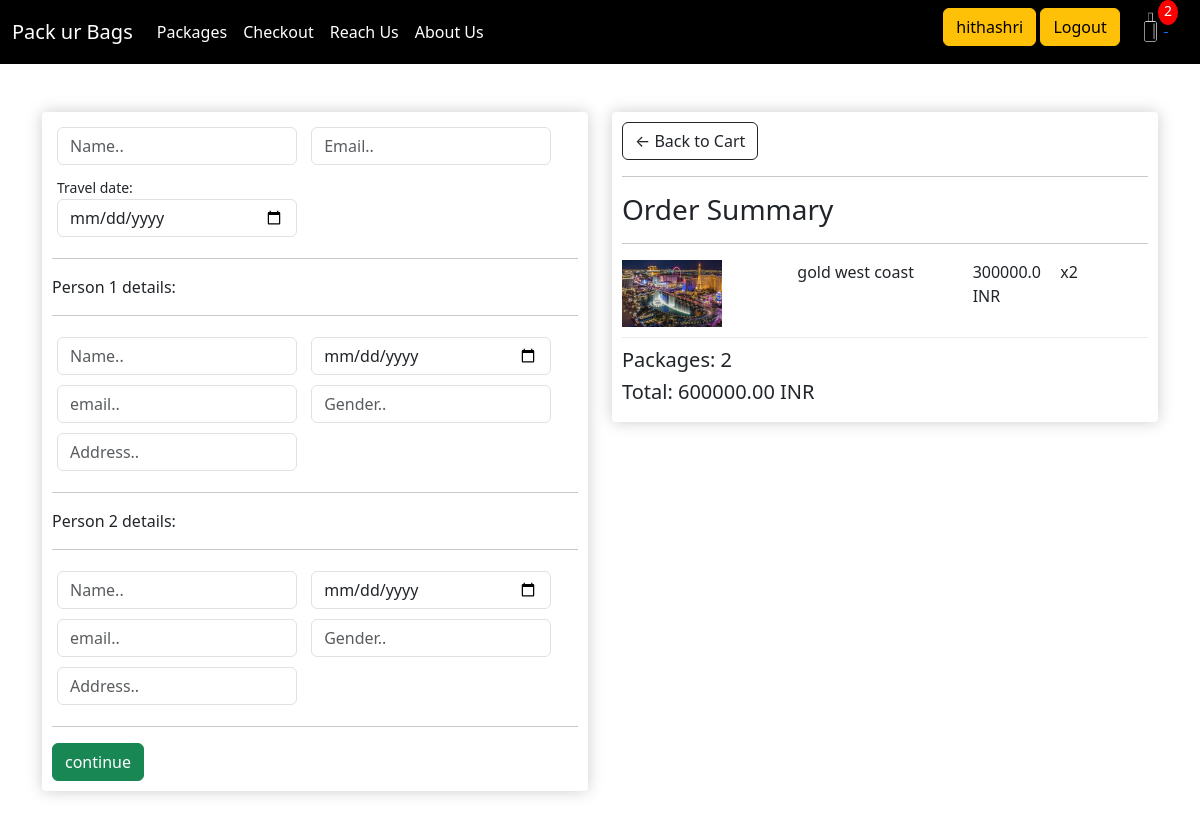
Screenshot of /checkout/ (signed in) with the database file from the repository.
### store/models.py (models this page shows, shortened)
class OrderItem(models.Model):
    package=models.ForeignKey(Package, on_delete=models.SET_NULL, blank=True, null=True)
    oder=models.ForeignKey(Order, on_delete=models.SET_NULL, blank=True, null=True)
    quantity = models.IntegerField(default=0, null=True, blank=True)
    date_added = models.DateTimeField(auto_now_add=True)
    @property
    def get_total(self):
        total = self.package.price * self.quantity
        return total

class Package(models.Model):
    name = models.CharField(max_length=300, null=True)
    price = models.FloatField()
    no_of_days = models.IntegerField()
    places_included = models.CharField(max_length=300 , null=True)
    image = models.ImageField(null= True, blank=True)
    name = models.CharField(max_length=300, null=True)
    info = models.TextField(null=True)
    @property
    def imageURL(self):
        try:
            url = self.image.url
        except:
            url = ''
        return url

class Order(models.Model):
    customer = models.ForeignKey(Customer, on_delete=models.SET_NULL, blank=True, null= True)
    date_ordered = models.DateTimeField(auto_now_add=True)
    complete=models.BooleanField(default=False, null=True, blank=False)
    transaction_id = models.CharField(max_length=300, null=True)
    @property
    def get_cart_total(self):
        orderitems = self.orderitem_set.all()
        total = sum([item.get_total for item in orderitems])
        return total
    @property
    def get_cart_items(self):
        orderitems = self.orderitem_set.all()
        total = sum([item.quantity for item in orderitems])
        return total

### store/views.py (the view)
# urls.py: path('checkout/', views.checkout, name='checkout'),
def checkout(request):
    if request.user.is_authenticated:
        customer = request.user.customer
        order , created = Order.objects.get_or_create(customer=customer, complete=False)
        items = order.orderitem_set.all()
        cartItems = order.get_cart_items
        datas=[]
        for i in range(1,cartItems+1):
            datas.append(i)
    else:
        items = []
        datas=[]
        order = {'get_cart_total':0, 'get_cart_items':0 }
        cartItems = order['get_cart_items']
    context = {'items':items , 'order':order,'cartItems':cartItems,'datas':datas}
    return render(request, 'store/checkout.html', context)

### store/templates/store/checkout.html (shortened to what this page needs)
{% extends 'store/main.html' %}
{% load static %}
{% block content %}
<div class="row">
    <div class="col-lg-6">
        <div class="box-element" id="form-wrapper">
            <form id="form">
                <div id="user-info">
                    <div class="form-field">
                        <input required class="form-control" type="text" name="name" placeholder="Name..">
                    </div>
                    <div class="form-field">
                        <input required class="form-control" type="email" name="email" placeholder="Email..">
                    </div>
                    <div class="form-field">
                        <small>Travel date:</small>
                        <input required class="form-control" type="date" name="travel-date" placeholder="Travel date.." id="date-picker">
                    </div>
                </div>
                {% for data in datas %}
                <div id="shipping-info">
                    <hr>
					<p>Person {{data}} details:</p>
					<hr>
					<div class="form-field">
						<input class="form-control" type="text" name="name" placeholder="Name..">
					</div>
                    <div class="form-field">
						<input class="form-control" type="date" name="dob" placeholder="date of birth..">
					</div>
					<div class="form-field">
						<input class="form-control" type="email" name="email" placeholder="email..">
					</div>
                    <div class="form-field">
                        <input class="form-control" type="text" name="gender" placeholder="Gender..">
                    </div>
					<div class="form-field">
                        <input class="form-control" type="text" name="address" placeholder="Address..">
					</div>
                </div>
                {% endfor %}
                <hr>
                <input id="form-button" class="btn btn-success btn-block" type="submit" value="continue">
            </form>
        </div>
        <br>
    </div>
    <div class="col-lg-6">
        <div class="box-element">
            <a class="btn btn-outline-dark" href="{% url 'cart' %}">&#x2190; Back to Cart</a>
            <hr>
            <h3>Order Summary</h3>
            <hr>
            {% for item in items %}
            <div class="cart-row">
                <div style="flex:2"><img class="row-image" src="{{item.package.imageURL}}"></div>
                <div style="flex:2"><p>{{item.package.name}}</p></div>
                <div style="flex:1"><p>{{item.package.price}} INR</p></div>
                <div style="flex:1"><p>x{{item.quantity}}</p></div>
            </div>
            {% endfor %}
            <h5>Packages: {{cartItems}}</h5>
            <h5>Total: {{order.get_cart_total|floatformat:2}} INR</h5>
        </div>
    </div>
</div>
{% endblock content %}

### store/templates/store/main.html (shortened to what this page needs)
{% load static%}
<!DOCTYPE html>
<html lang="en">
<head>
    <link rel="stylesheet" type="text/css" href="{% static 'css/main.css' %}">
    <link href="https://cdn.jsdelivr.net/npm/bootstrap@5.3.0-alpha1/dist/css/bootstrap.min.css" rel="stylesheet">
  </head>
<body>
    <nav class="navbar navbar-expand-lg navbar-dark bg-black mb-5">
        <div class="container-fluid">
          <a class="navbar-brand" href="{% url 'home' %}">Pack ur Bags</a>
          <div class="collapse navbar-collapse" id="navbarSupportedContent">
            <ul class="navbar-nav me-auto mb-2 mb-lg-0">
              <li class="nav-item">
                <a class="nav-link active" aria-current="page" href="{% url 'store' %}">Packages</a>
              </li>
            </ul>
            <div class="collapse navbar-collapse" id="navbarSupportedContent">
              <ul class="navbar-nav me-auto mb-2 mb-lg-0">
                <li class="nav-item">
                  <a class="nav-link active" aria-current="page" href="{% url 'checkout' %}">Checkout</a>
                </li>
              </ul>
            <div class="collapse navbar-collapse" id="navbarSupportedContent">
              <ul class="navbar-nav me-auto mb-2 mb-lg-0">
                <li class="nav-item">
                  <a class="nav-link active" aria-current="page" href="{% url 'reachus' %}">Reach Us</a>
                </li>
              </ul>
            <div class="collapse navbar-collapse" id="navbarSupportedContent">
              <ul class="navbar-nav me-auto mb-2 mb-lg-0">
                <li class="nav-item">
                  <a class="nav-link active" aria-current="page" href="{% url 'aboutus' %}">About Us</a>
                </li>
              </ul>
            <div class="form-inline my-2 my-lg-0">
              {% if user.is_authenticated %}
              	<a href="/"class="btn btn-warning">{{user.username}}</a>
              	<a href="/logout"class="btn btn-warning">Logout</a>
            	{% else %}
              	<a href="/login"class="btn btn-warning">Login</a>
              	<a href="/register"class="btn btn-warning">Register</a>
            	{% endif %}
              <a href="{% url 'cart' %}">
               <img  id="cart-icon" src="{% static 'images/bag.jpg' %}">
              </a>
              <p id="cart-total">{{cartItems}}</p>
            </div>
            </div>
            </div>
          </div>
        </div>
      </nav>
    <div class="container">
        	{% block content %}
        	{% endblock content %}
    </div>
  </body>
</html>

### static/css/main.css (style rules this page uses)
body { background-color: hsl(0, 0%, 98%); }
h1,h2,h3,h4,h5,h6 { color:hsl(0, 0%, 30%); }
.box-element { box-shadow:hsl(0, 0%, 80%) 0 0 16px; background-color: #fff; border-radius: 4px; padding: 10px; }
#cart-icon { width:25px; display: inline-block; margin-left: 15px; }
#cart-total { display: inline-block; text-align: center; color:#fff; background-color: red; width: 20px; height: 25px; border-radius: 50%; font-size: 14px; position: relative; top: -15px; left: -10px; }
.col-lg-4, .col-lg-6, .col-lg-8, .col-lg-12 { margin-top: 10px; margin-bottom: 10px; }
.btn { border-radius: 0; }
.row-image { width: 100px; }
.form-field { width:250px; display: inline-block; padding: 5px; }
.cart-row { display: flex; align-items: flex-stretch; padding-bottom: 10px; margin-bottom: 10px; border-bottom: 1px solid #ececec; }

### rows the page displays
OrderItem: package.imageURL (picture), package.name "gold west coast", package.price "300000.0", quantity "2"
Order: get_cart_total "600000.00"

### other values shown
{{ user.username }} "hithashri"
{{ cartItems }} "2"
{{ data }} "1" "2"
